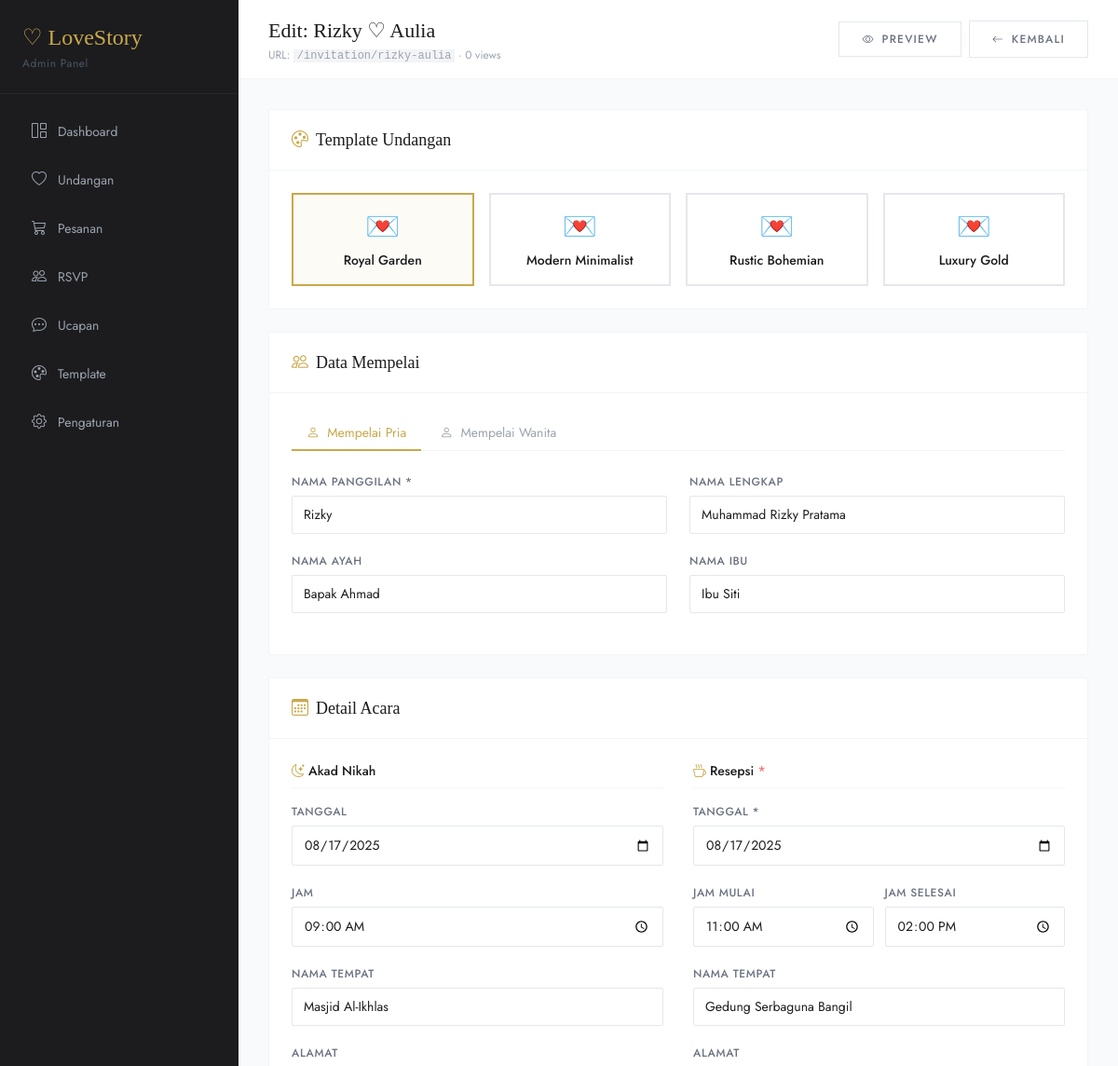
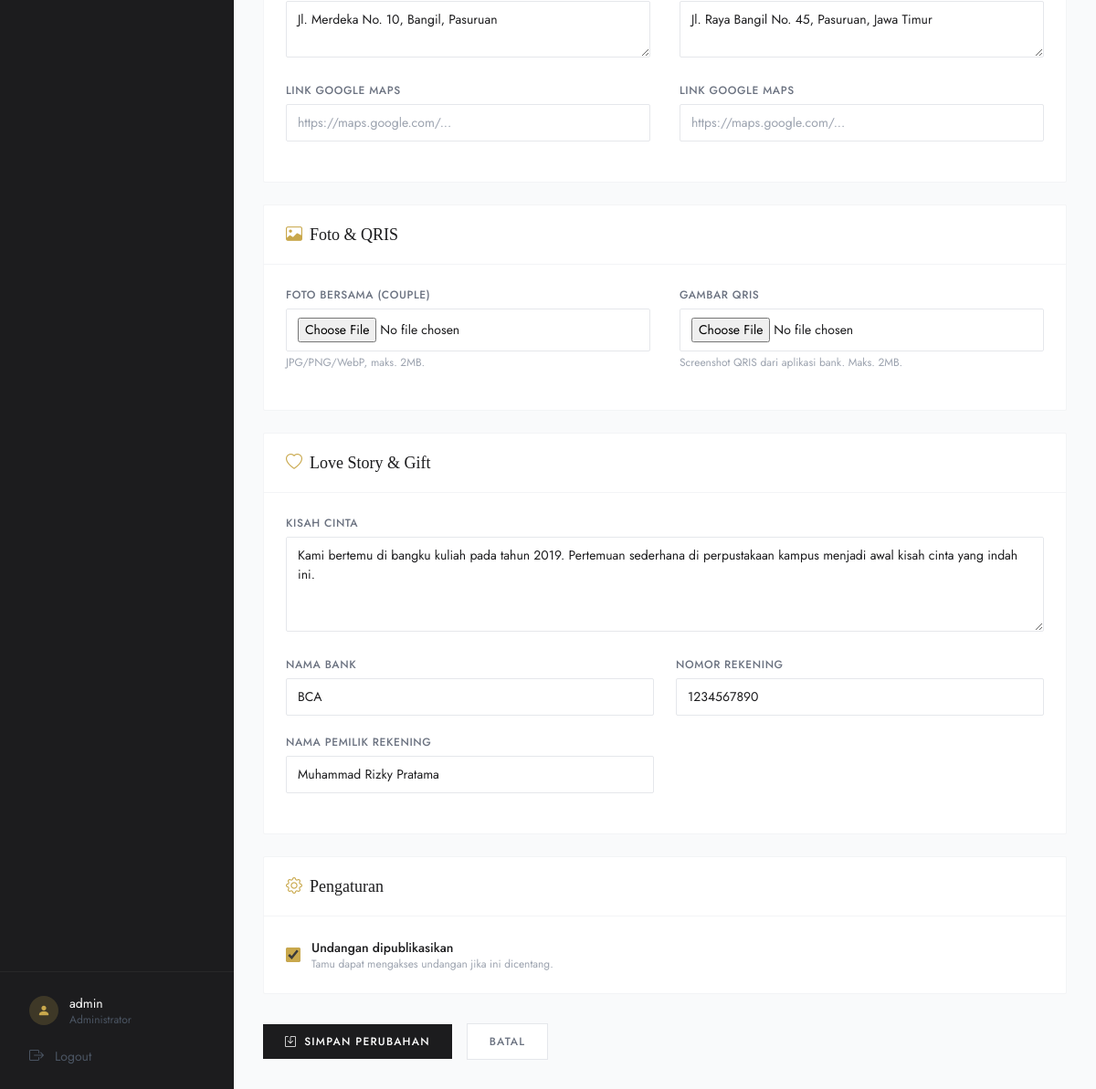
The page /admin/wedding_edit.php?id=1 (signed in) on the database its author committed (2 pictures, top to bottom).
### tables this page shows
CREATE TABLE IF NOT EXISTS weddings (
  id INT AUTO_INCREMENT PRIMARY KEY,
  slug VARCHAR(100) NOT NULL UNIQUE,        
  template_id INT,
  
   
  groom_name VARCHAR(100) NOT NULL,
  groom_full_name VARCHAR(150),
  groom_father VARCHAR(100),
  groom_mother VARCHAR(100),
  groom_photo VARCHAR(255),
  
   
  bride_name VARCHAR(100) NOT NULL,
  bride_full_name VARCHAR(150),
  bride_father VARCHAR(100),
  bride_mother VARCHAR(100),
  bride_photo VARCHAR(255),
  
   
  couple_photo VARCHAR(255),               
  gallery_photos TEXT,                     
  
   
  akad_date DATE,
  akad_time TIME,
  akad_venue VARCHAR(200),
  akad_address TEXT,
  akad_maps_url TEXT,
  
   
  reception_date DATE,
  reception_time_start TIME,
  reception_time_end TIME,
  reception_venue VARCHAR(200),
  reception_address TEXT,
  reception_maps_url TEXT,
  
   
  love_story TEXT,
  
   
  qris_image VARCHAR(255),                
  bank_name VARCHAR(50),
  bank_account_number VARCHAR(50),
  bank_account_name VARCHAR(100),
  
   
  music_url VARCHAR(255),                
  
   
  is_active TINYINT(1) DEFAULT 1,
  is_published TINYINT(1) DEFAULT 0,
  views INT DEFAULT 0,
  
  created_at TIMESTAMP DEFAULT CURRENT_TIMESTAMP,
  updated_at TIMESTAMP DEFAULT CURRENT_TIMESTAMP ON UPDATE CURRENT_TIMESTAMP,
  
  FOREIGN KEY (template_id) REFERENCES invitation_templates(id)
);

CREATE TABLE IF NOT EXISTS invitation_templates (
  id INT AUTO_INCREMENT PRIMARY KEY,
  name VARCHAR(100) NOT NULL,               
  slug VARCHAR(100) NOT NULL UNIQUE,        
  thumbnail VARCHAR(255),                   
  description TEXT,
  color_scheme VARCHAR(50),                
  is_active TINYINT(1) DEFAULT 1,
  price DECIMAL(10,2) DEFAULT 0,
  created_at TIMESTAMP DEFAULT CURRENT_TIMESTAMP
);

### admin/wedding_edit.php (the view, shortened to what the rows shown need)
<?php
require_once '../config/database.php';
$id = (int) ($_GET['id'] ?? 0);
$wedding = db_row("SELECT * FROM weddings WHERE id = ?", [$id], 'i');
$templates = db_rows("SELECT id, name FROM invitation_templates WHERE is_active = 1 ORDER BY id");
$form = $wedding;
?>
<?php include '_head.php'; ?>
<body class="bg-gray-50">
<div class="flex min-h-screen">
    <main class="flex-1 overflow-auto">
        <header class="bg-white border-b border-gray-100 px-8 py-4 sticky top-0 z-10
                        flex items-center justify-between">
            <div>
                <h1 class="section-title">
                    Edit: <?= clean($form['groom_name']) ?> ♡ <?= clean($form['bride_name']) ?>
                </h1>
                <p class="font-body text-gray-400 text-xs mt-0.5">
                    URL: <code class="bg-gray-100 px-1">/invitation/<?= clean($form['slug']) ?></code>
                    · <?= $form['views'] ?> views
                </p>
            </div>
        </header>
        <div class="p-8">
            <form method="POST" action="?id=<?= $id ?>" enctype="multipart/form-data">
                <div class="admin-card mb-6">
                    <div class="admin-card-body">
                        <div class="grid grid-cols-2 md:grid-cols-4 gap-4">
                            <?php foreach ($templates as $tpl): ?>
                            <label class="cursor-pointer">
                                <div class="template-option border-2 p-4 text-center transition-all duration-200
                                            <?= $form['template_id'] == $tpl['id'] ? 'border-gold bg-gold/5' : 'border-gray-200 hover:border-gold' ?>">
                                    <div class="text-3xl mb-2">💌</div>
                                    <div class="font-body text-sm font-medium text-charcoal">
                                        <?= clean($tpl['name']) ?>
                                    </div>
                                </div>
                            </label>
                            <?php endforeach; ?>
                        </div>
                    </div>
                </div>
                <div class="admin-card mb-6">
                    <div class="admin-card-body">
                        <div id="panel-pria">
                            <div class="grid grid-cols-1 md:grid-cols-2 gap-x-6">
                                <div class="form-group">
                                    <label class="form-label">Nama Panggilan *</label>
                                    <input type="text" name="groom_name"
                                           value="<?= clean($form['groom_name']) ?>"
                                           class="form-control" required>
                                </div>
                                <div class="form-group">
                                    <label class="form-label">Nama Lengkap</label>
                                    <input type="text" name="groom_full_name"
                                           value="<?= clean($form['groom_full_name'] ?? '') ?>"
                                           class="form-control">
                                </div>
                                <div class="form-group">
                                    <label class="form-label">Nama Ayah</label>
                                    <input type="text" name="groom_father"
                                           value="<?= clean($form['groom_father'] ?? '') ?>"
                                           class="form-control">
                                </div>
                                <div class="form-group">
                                    <label class="form-label">Nama Ibu</label>
                                    <input type="text" name="groom_mother"
                                           value="<?= clean($form['groom_mother'] ?? '') ?>"
                                           class="form-control">
                                </div>
                            </div>
                        </div>
                    </div>
                </div>
                <div class="admin-card mb-6">
                    <div class="admin-card-body">
                        <div class="grid grid-cols-1 md:grid-cols-2 gap-x-8">
                            <div>
                                <div class="form-group">
                                    <label class="form-label">Tanggal</label>
                                    <input type="date" name="akad_date"
                                           value="<?= clean($form['akad_date'] ?? '') ?>"
                                           class="form-control">
                                </div>
                                <div class="form-group">
                                    <label class="form-label">Jam</label>
                                    <input type="time" name="akad_time"
                                           value="<?= clean($form['akad_time'] ?? '') ?>"
                                           class="form-control">
                                </div>
                                <div class="form-group">
                                    <label class="form-label">Nama Tempat</label>
                                    <input type="text" name="akad_venue"
                                           value="<?= clean($form['akad_venue'] ?? '') ?>"
                                           class="form-control" placeholder="Masjid Al-Ikhlas">
                                </div>
                                <div class="form-group">
                                    <label class="form-label">Alamat</label>
                                    <textarea name="akad_address" rows="2"
                                              class="form-control"><?= clean($form['akad_address'] ?? '') ?></textarea>
                                </div>
                            </div>
                            <div>
                                <div class="form-group">
                                    <label class="form-label">Tanggal *</label>
                                    <input type="date" name="reception_date"
                                           value="<?= clean($form['reception_date'] ?? '') ?>"
                                           class="form-control" required>
                                </div>
                                <div class="grid grid-cols-2 gap-3">
                                    <div class="form-group">
                                        <label class="form-label">Jam Mulai</label>
                                        <input type="time" name="reception_time_start"
                                               value="<?= clean($form['reception_time_start'] ?? '') ?>"
                                               class="form-control">
                                    </div>
                                    <div class="form-group">
                                        <label class="form-label">Jam Selesai</label>
                                        <input type="time" name="reception_time_end"
                                               value="<?= clean($form['reception_time_end'] ?? '') ?>"
                                               class="form-control">
                                    </div>
                                </div>
                                <div class="form-group">
                                    <label class="form-label">Nama Tempat</label>
                                    <input type="text" name="reception_venue"
                                           value="<?= clean($form['reception_venue'] ?? '') ?>"
                                           class="form-control" placeholder="Gedung Serbaguna">
                                </div>
                                <div class="form-group">
                                    <label class="form-label">Alamat</label>
                                    <textarea name="reception_address" rows="2"
                                              class="form-control"><?= clean($form['reception_address'] ?? '') ?></textarea>
                                </div>
                            </div>
                        </div>
                    </div>
                </div>
                <div class="admin-card mb-6">
                    <div class="admin-card-body">
                        <div class="grid grid-cols-1 md:grid-cols-2 gap-x-6">
                            <div class="form-group md:col-span-2">
                                <label class="form-label">Kisah Cinta</label>
                                <textarea name="love_story" rows="4"
                                          class="form-control"><?= clean($form['love_story'] ?? '') ?></textarea>
                            </div>
                            <div class="form-group">
                                <label class="form-label">Nama Bank</label>
                                <input type="text" name="bank_name"
                                       value="<?= clean($form['bank_name'] ?? '') ?>"
                                       class="form-control" placeholder="BCA / BRI / Mandiri">
                            </div>
                            <div class="form-group">
                                <label class="form-label">Nomor Rekening</label>
                                <input type="text" name="bank_account_number"
                                       value="<?= clean($form['bank_account_number'] ?? '') ?>"
                                       class="form-control">
                            </div>
                            <div class="form-group">
                                <label class="form-label">Nama Pemilik Rekening</label>
                                <input type="text" name="bank_account_name"
                                       value="<?= clean($form['bank_account_name'] ?? '') ?>"
                                       class="form-control">
                            </div>
                        </div>
                    </div>
                </div>
                <div class="admin-card mb-8">
                    <div class="admin-card-body">
                        <label class="flex items-center gap-3 cursor-pointer">
                            <input type="checkbox" name="is_published" value="1"
                                   <?= $form['is_published'] ? 'checked' : '' ?>
                                   class="w-4 h-4 accent-[#C9A84C]">
                            <div>
                                <div class="font-body text-charcoal text-sm font-medium">
                                </div>
                                <div class="font-body text-gray-400 text-xs">
                                </div>
                            </div>
                        </label>
                    </div>
                </div>
            </form>
        </div>
    </main>
</div>
</body>
</html>

### rows shown on the page
weddings: groom_name "Rizky", bride_name "Aulia", slug "rizky-aulia", views "0", groom_full_name "Muhammad Rizky Pratama", groom_father "Bapak Ahmad", groom_mother "Ibu Siti", akad_date "08/17/2025", akad_time "09:00:00", akad_venue "Masjid Al-Ikhlas", akad_address "Jl. Merdeka No. 10, Bangil, Pasuruan", reception_date "08/17/2025", reception_time_start "11:00:00", reception_time_end "14:00:00", reception_venue "Gedung Serbaguna Bangil", reception_address "Jl. Raya Bangil No. 45, Pasuruan, Jawa Timur", love_story "Kami bertemu di bangku kuliah pada tahun 2019. Pertemuan sederhana di perpustakaan kampus menjadi awal kisah cinta yang indah ini.", bank_name "BCA", bank_account_number "1234567890", bank_account_name "Muhammad Rizky Pratama", is_published "☑"
invitation_templates: name "Royal Garden"
invitation_templates: name "Modern Minimalist"
invitation_templates: name "Rustic Bohemian"
invitation_templates: name "Luxury Gold"

### other values the page prints
$item['label'] "Dashboard"
$item['label'] "Undangan"
$item['label'] "Pesanan"
$item['label'] "RSVP"
$item['label'] "Ucapan"
$item['label'] "Template"
$item['label'] "Pengaturan"
$_SESSION['admin_name'] "admin"
